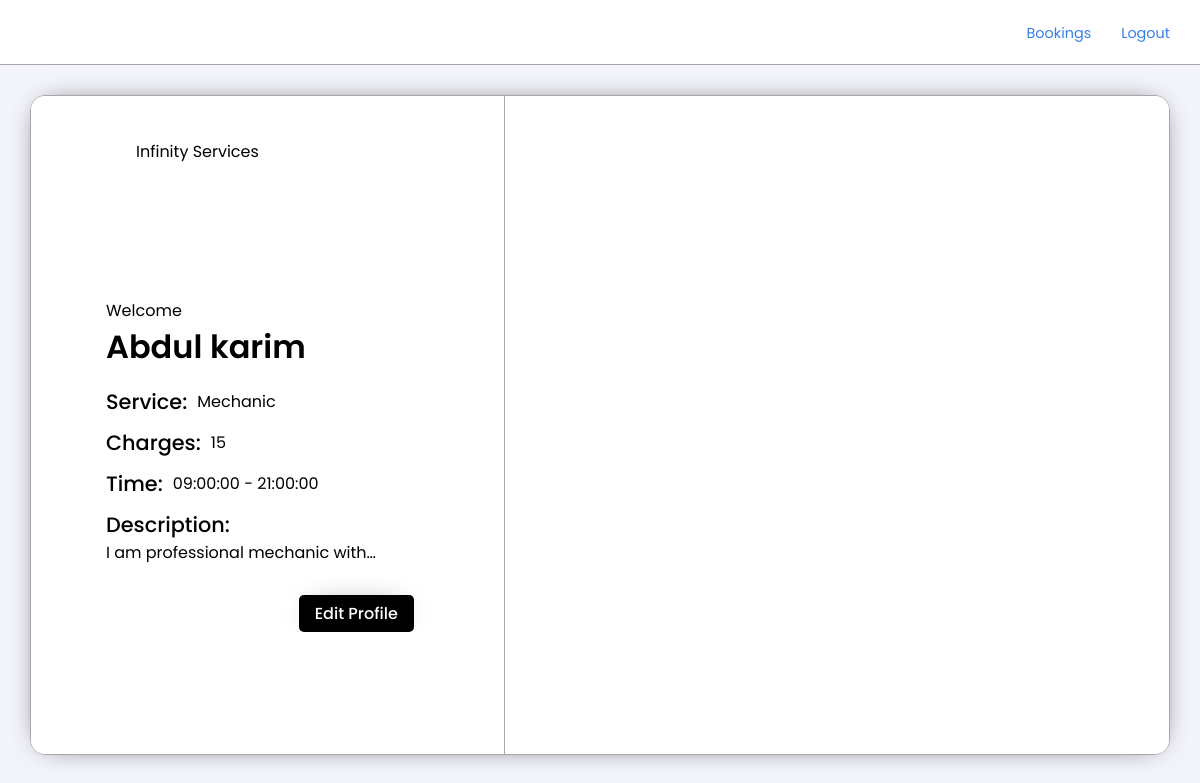
Screenshot of /service-provider/profile.php (signed in) with the database file from the repository.
### tables this page shows
CREATE TABLE `sproviders` (
  `id` int(10) NOT NULL,
  `sname` varchar(50) NOT NULL,
  `smail` varchar(50) NOT NULL,
  `smob` bigint(20) NOT NULL,
  `serv` varchar(50) NOT NULL,
  `slocation` varchar(25) DEFAULT NULL,
  `stime` time NOT NULL,
  `etime` time NOT NULL,
  `scharges` int(70) NOT NULL,
  `sdesc` text NOT NULL
);

### service-provider/profile.php (the view, shortened to what this page needs)
<?php
     include ("../conn.php");
     $userId = $_SESSION['sess_id'];
     mysqli_select_db($conn, 'infinity') or die(mysqli_error($conn));
     $unFIlteredSPData = mysqli_query($conn, "SELECT * FROM sproviders WHERE id= '$userId'");
     $spData = mysqli_fetch_array($unFIlteredSPData);
?>
<!DOCTYPE html>
<html lang="en">
<head>
    <link rel="stylesheet" href="../Assets/Styles/style.css?v=<?php echo time(); ?>">
</head>
<body>
<nav class="glass">
        <a href="#home"><img src="../Assets/Images/infinityLoop2.gif" class="navImg" alt=""></a>
            <ul>
                <li><a href='./bookings.php'>Bookings</a></li>
                <li><a href='../logout.php'>Logout</a></li>
        </ul>
    </nav>
<section class="lsSection"id="mainSectionSmall">
        <div class="lsModal boxShadow1">
            <div class="lsModalSec1">
            <div class="lsModalLogoDiv">
                    <img src="../Assets/Images/infinityLoop2.gif" class="lsModalLogo" alt="" />
                    <p>Infinity Services</p>
            </div>
                <div class="lsModelForm">
                    <p>Welcome <h2><?php echo"$spData[sname]" ?></h2></p>
                    <ul>
                        <li><h3>Service:</h3> <p><?php echo"$spData[serv]" ?></p></li>
                        <li><h3>Charges:</h3> <p><?php echo"$spData[scharges]" ?></p> </li>
                        <li><h3>Time:</h3> <p><?php echo"$spData[stime]" ?> - <?php echo"$spData[etime]" ?></p></li>
                        <li><h3>Description:</h3> <p><?php echo"$spData[sdesc]" ?></p></li>
                    </ul>
                    <div class="lsModelFormBottom">
                        <a href="account-setup.php" class="btn boxShadow1" type="submit" name="add_prof">Edit Profile</a>
                    </div>
                </div>
            </div>
            <div class="lsModalSec2">
            </div>
        </div>
    </section>
</body>
</html>

### Assets/Styles/style.css (style rules this page uses)
* { padding: 0; margin: 0; box-sizing: border-box; font-family: "Poppins", sans-serif; transition: all 0.3s ease-in-out; }
:root { --primary-Color-Dark: black; --border-Color: #a9a9a9; --text-Color: #000; --main-Background-Color: #f4f5fc; --blue-Color: #005ce6c9; --primary-Color-Light: #ffff; --hover-Bg-Color: rgb(232, 232, 232); --mp-Large: 30px; --mp-Main: 15px; --mp-Secondary: 10px; --mp-Tertiary: 5px; }
h2 { font-size: 2rem; font-weight: 600; color: var(--text-Color); }
h3 { font-size: 1.3rem; font-weight: 500; color: var(--text-Color); }
p { font-size: 1rem; font-weight: 400; color: var(--text-Color); }
a { font-size: 0.9rem; text-decoration: none; color: var(--blue-Color); cursor: pointer; }
body { background-color: var(--main-Background-Color); }
html { scroll-behavior: smooth; }
#mainSectionSmall { height: 90vh; }
.boxShadow1 { -webkit-box-shadow: 0px 0px 29px -15px black; -moz-box-shadow: 0px 0px 29px -15px black; box-shadow: 0px 0px 29px -15px black; }
.btn { padding: var(--mp-Tertiary) var(--mp-Main); font-size: 1rem; font-weight: 500; outline: none; cursor: pointer; border-radius: var(--mp-Tertiary); background-color: var(--primary-Color-Dark); color: var(--primary-Color-Light); border: 1px solid transparent; }
.glass { backdrop-filter: blur(16px) saturate(180%); -webkit-backdrop-filter: blur(16px) saturate(180%); }
nav { height: 65px; padding: var(--mp-Main) var(--mp-Large); border-bottom: 1px solid var(--border-Color); width: 100%; display: flex; align-items: center; justify-content: space-between; background-color: var(--primary-Color-Light); z-index: 100; }
.navImg { width: 35px; border-radius: var(--mp-Secondary); }
nav ul { display: flex; align-items: center; justify-content: center; }
nav ul li { list-style-type: none; margin-left: var(--mp-Large); border-radius: var(--mp-Tertiary); cursor: pointer; }
.lsSection { height: 100vh; width: 100%; display: flex; align-items: center; justify-content: center; padding: var(--mp-Large); }
.lsModal { width: 100%; height: 100%; max-width: 1200px; max-height: 700px; display: flex; overflow: hidden; border: 1px solid var(--border-Color); border-radius: var(--mp-Main); }
.lsModalSec1 { padding: var(--mp-Main); flex: 2; display: flex; align-items: center; justify-content: space-between; flex-direction: column; border-right: 1px solid var(--border-Color); background-color: var(--primary-Color-Light); }
.lsModalSec2 { flex: 3; display: flex; align-items: center; justify-content: center; background-color: #fff; }
.lsModalLogoDiv { display: flex; align-items: center; justify-content: start; width: 100%; }
.lsModalLogoDiv p { margin-left: var(--mp-Secondary); }
.lsModalLogo { width: 80px; }
.lsModelForm { margin: var(--mp-Large) 0px var(--mp-Large) 0px; width: 100%; padding: 0px 60px; overflow-y: scroll; }
.lsModelForm input, .lsModelForm select, .lsModelForm button, .lsModelForm a { margin-top: var(--mp-Main); }
.lsModelForm a { display: inline-block; margin-right: var(--mp-Main); }
.lsModelForm ul li { list-style-type: none; display: flex; align-items: center; justify-content: start; margin-top: var(--mp-Secondary); }
.lsModelForm ul li:last-child { margin-bottom: var(--mp-Main); display: -webkit-box; -webkit-line-clamp: 2; -webkit-box-orient: vertical; overflow: hidden; }
.lsModelForm ul { margin-top: var(--mp-Main); }
.lsModelForm ul li h3 { margin-right: var(--mp-Secondary); }
.lsModelFormBottom { width: 100%; display: flex; align-items: center; justify-content: space-between; }

### rows the page displays
sproviders: sname "Abdul karim", serv "Mechanic", scharges "15", stime "09:00:00", etime "21:00:00", sdesc "I am professional mechanic…"
